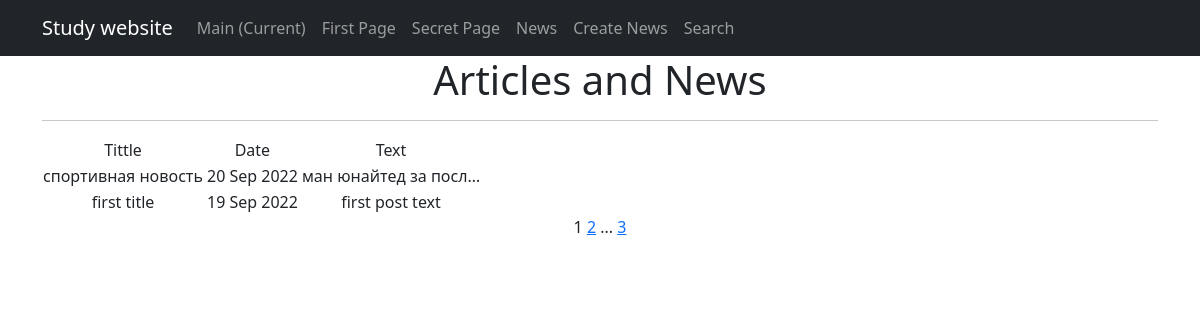
Page /news/ on the committed database.
### Newsapp/models.py (models this page shows, shortened)
class Post(models.Model):
    post_author = models.ForeignKey(Author, on_delete=models.CASCADE)
    post_choice = models.CharField(max_length=2,
                                   choices=POSITIONS,
                                   default=news)
    post_date = models.DateTimeField(auto_now_add=True)
    post_category = models.ManyToManyField(Category, through='PostCategory')
    post_title = models.CharField(max_length=30)
    post_text = models.TextField()
    post_rating = models.IntegerField(default=0)

### Newsapp/views.py (the view)
# urls.py: path('', PostList.as_view(), name='post_list'),
class PostList(ListView):
    model = Post
    ordering = '-post_date'
    template_name = 'news.html'
    context_object_name = 'post_list'
    paginate_by = 2
    def get_queryset(self):
        queryset = super().get_queryset()
        self.filterset = PostFilter(self.request.GET, queryset)
        return self.filterset.qs
    def get_context_data(self, **kwargs):
        context = super().get_context_data(**kwargs)
        context['filterset'] = self.filterset
        return context

### Newsapp/templatetags/custom_filters.py (called while the page is built)
@register.filter()
def censorship(value):
    badwords = ['бяка', 'козявка', 'какашка', 'лох', 'дерьмак']
    badstrs = [',', '.', ':', '-']
    value = ''.join((filter(lambda x: x not in badstrs, value)))
    value = value.lower().split()
    result = ''
    for x in value:
        if x not in badwords:
            result += x + ' '
        elif x in badwords:
            x = x.replace(x, x[:1] + (len(x) - 1) * '*')
            result += x + ' '
    return f'{result}'

### template/news.html (shortened to what this page needs)
{% extends 'flatpages/default.html' %}
{% load custom_filters %}
{% block content %}
   <h1>Articles and News</h1>
   <hr>
   {% if post_list %}
       <table>
           <tr>
               <td>Tittle</td>
                <td></td>
               <td>Date</td>
               <td></td>
               <td>Text</td>
           </tr>
           {% for post in post_list %}
           <tr>
               <td>{{ post.post_title|censorship }}</td>
                <td></td>
               <td>{{ post.post_date|date:'d M Y' }}</td>
               <td></td>
               <td>{{ post.post_text|truncatechars:20|censorship }}</td>
           </tr>
           {% endfor %}
       </table>
   {% else %}
       <h2>Nothing</h2>
   {% endif %}
   {{ page_obj.number }}
   {% if page_obj.has_next %}
       <a href="?page={{ page_obj.next_page_number }}">{{ page_obj.next_page_number }}</a>
       {% if paginator.num_pages != page_obj.next_page_number %}
           ...
           <a href="?page={{ page_obj.paginator.num_pages }}">{{ page_obj.paginator.num_pages }}</a>
       {% endif %}
   {% endif %}
{% endblock content %}

### template/flatpages/default.html (shortened to what this page needs)
<!DOCTYPE html>
<html lang="en">
    <head>
        {% load static%}
        <link href="{% static 'css/styles.css' %}" rel="stylesheet" />
    </head>
    <body>
        <nav class="navbar navbar-expand-lg navbar-dark bg-dark static-top">
           <div class="container">
               <a class="navbar-brand" href="#">Study website</a>
               <div class="collapse navbar-collapse" id="navbarResponsive">
                   <ul class="navbar-nav ml-auto">
                       <li class="nav-item active">
                           <a class="nav-link" href="#">Main
                               <span class="sr-only">(Current)</span>
                           </a>
                       </li>
                       <li class="nav-item">
                           <a class="nav-link" href="/first_page/">First Page</a>
                       </li>
                       <li class="nav-item">
                           <a class="nav-link" href="/secret_page/">Secret Page</a>
                       </li>
                       <li class="nav-item">
                           <a class="nav-link" href="/news/">News</a>
                       </li>
                       <li class="nav-item">
                           <a class="nav-link" href="/news/create/">Create News</a>
                       </li>
                       <li class="nav-item">
                           <a class="nav-link" href="/news/search/">Search</a>
                       </li>
                   </ul>
               </div>
           </div>
        </nav>
        <div class="container">
            <div class="row">
                <div class="col-lg-12 text-center">
                    {% block content %}{% endblock content %}
                </div>
            </div>
        </div>
    </body>
</html>

### rows in the picture
Post: post_title|censorship "спортивная новость", post_date "20 Sep 2022", post_text|censorship "ман юнайтед за посл…"
Post: post_title|censorship "first title", post_date "19 Sep 2022", post_text|censorship "first post text"

### other values in the picture
{{ page_obj.number }} "1"
{{ page_obj.next_page_number }} "2"
{{ page_obj.paginator.num_pages }} "3"
